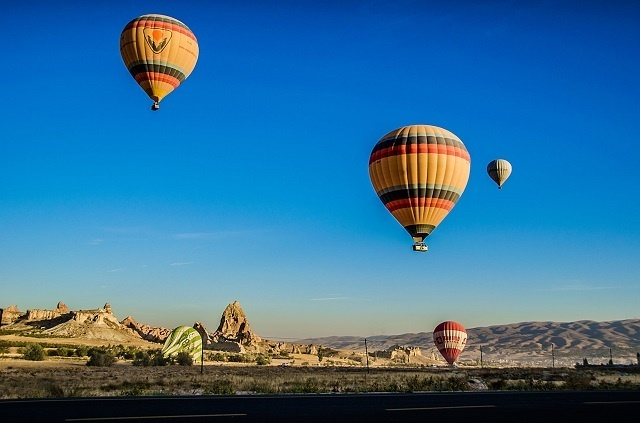
#> input picture Computer-Vision/week2/img/balloons.jpeg, 640 x 423 px
$ python index19.py
#> lines starting #> are read from the running program, lines starting #| are printed output that depends on the picture
import cv2
import numpy as np
import matplotlib.pyplot as plt
img = cv2.imread('img/balloons.jpeg')
#> img is the input picture: shape (423, 640, 3); mean B, G, R 152.5, 112.9, 52.4
rows,cols,ch = img.shape
#> rows = 423; cols = 640; ch = 3
pts1 = np.float32([[0,0],[300,0],[300,300],[0,300]])
pts2 = np.float32([[ 0, 300],[0, 0],[ 300,0],[300,300]])
M = cv2.getPerspectiveTransform(pts1, pts2)
dst = cv2.warpPerspective(img, M, (300,300))
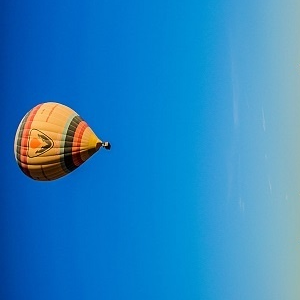
#> dst: shape (300, 300, 3); mean B, G, R 193.1, 131.5, 39.4
plt.subplot(121),plt.imshow(img),plt.title('Input')
plt.subplot(122),plt.imshow(dst),plt.title('Output')
plt.show()
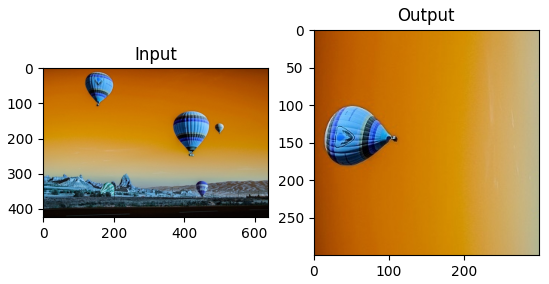
#> figure drawn by matplotlib, 2 panels; B, G, R data is drawn as R, G, B

$ run again, with Computer-Vision/week2/img/male.jpeg copied over Computer-Vision/week2/img/balloons.jpeg
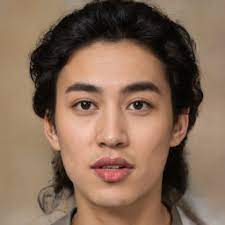
#> input picture Computer-Vision/week2/img/male.jpeg, 225 x 225 px
#> img is the input picture: shape (225, 225, 3); mean B, G, R 86.6, 105.7, 133.5
#> `dst = cv2.warpPerspective(img, M, (300,300))`:
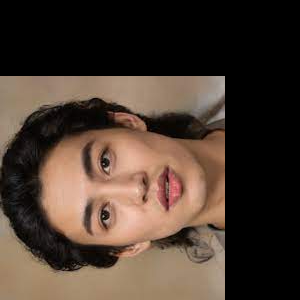
#> dst: shape (300, 300, 3); mean B, G, R 48.5, 59.1, 74.7
#> `plt.show()`:
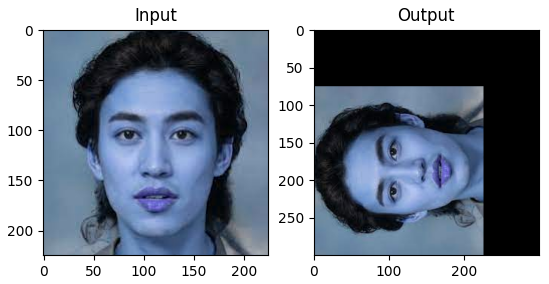
#> figure drawn by matplotlib, 2 panels; B, G, R data is drawn as R, G, B

$ run again, with Computer-Vision/week2/img/male2.jpeg copied over Computer-Vision/week2/img/balloons.jpeg
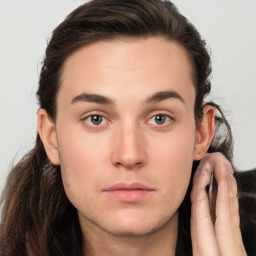
#> input picture Computer-Vision/week2/img/male2.jpeg, 256 x 256 px
#> img is the input picture: shape (256, 256, 3); mean B, G, R 122.1, 136.5, 165.3
#> `dst = cv2.warpPerspective(img, M, (300,300))`:
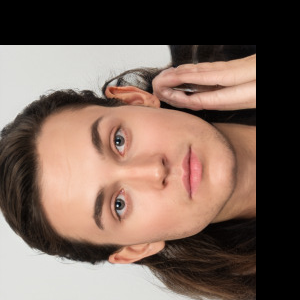
#> dst: shape (300, 300, 3); mean B, G, R 88.4, 98.8, 119.8
#> `plt.show()`:
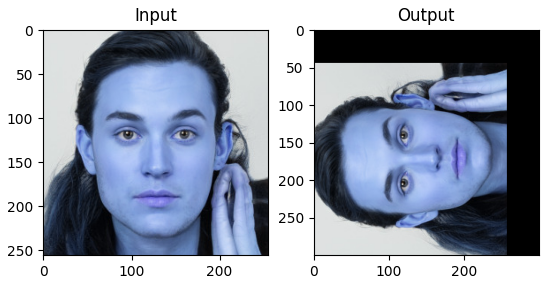
#> figure drawn by matplotlib, 2 panels; B, G, R data is drawn as R, G, B
